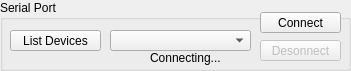
   <widget class="QGroupBox" name="groupBox">
    <property name="geometry">
     <rect>
      <x>10</x>
      <y>10</y>
      <width>351</width>
      <height>71</height>
     </rect>
    </property>
    <property name="title">
     <string>Serial Port</string>
    </property>
    <widget class="QPushButton" name="bnt_listPorts">
     <property name="geometry">
      <rect>
       <x>10</x>
       <y>30</y>
       <width>91</width>
       <height>21</height>
      </rect>
     </property>
     <property name="text">
      <string>List Devices</string>
     </property>
     <property name="icon">
      <iconset>
       <normaloff>:/icons/icons/if_system-search_118797.png</normaloff>:/icons/icons/if_system-search_118797.png</iconset>
     </property>
    </widget>
    <widget class="QComboBox" name="combo_ports">
     <property name="geometry">
      <rect>
       <x>110</x>
       <y>30</y>
       <width>141</width>
       <height>21</height>
      </rect>
     </property>
    </widget>
    <widget class="QPushButton" name="bnt_connect">
     <property name="geometry">
      <rect>
       <x>260</x>
       <y>12</y>
       <width>81</width>
       <height>21</height>
      </rect>
     </property>
     <property name="text">
      <string>Connect</string>
     </property>
     <property name="icon">
      <iconset>
       <normaloff>:/icons/icons/if_go-next_118773.png</normaloff>:/icons/icons/if_go-next_118773.png</iconset>
     </property>
    </widget>
    <widget class="QPushButton" name="bnt_desconnect">
     <property name="enabled">
      <bool>false</bool>
     </property>
     <property name="geometry">
      <rect>
       <x>260</x>
       <y>40</y>
       <width>81</width>
       <height>21</height>
      </rect>
     </property>
     <property name="text">
      <string>Desonnect</string>
     </property>
     <property name="icon">
      <iconset>
       <normaloff>:/icons/icons/if_process-stop_118794.png</normaloff>:/icons/icons/if_process-stop_118794.png</iconset>
     </property>
    </widget>
    <widget class="QLabel" name="label_status">
     <property name="enabled">
      <bool>true</bool>
     </property>
     <property name="geometry">
      <rect>
       <x>150</x>
       <y>50</y>
       <width>81</width>
       <height>16</height>
      </rect>
     </property>
     <property name="text">
      <string>Connecting...</string>
     </property>
    </widget>
   </widget>
